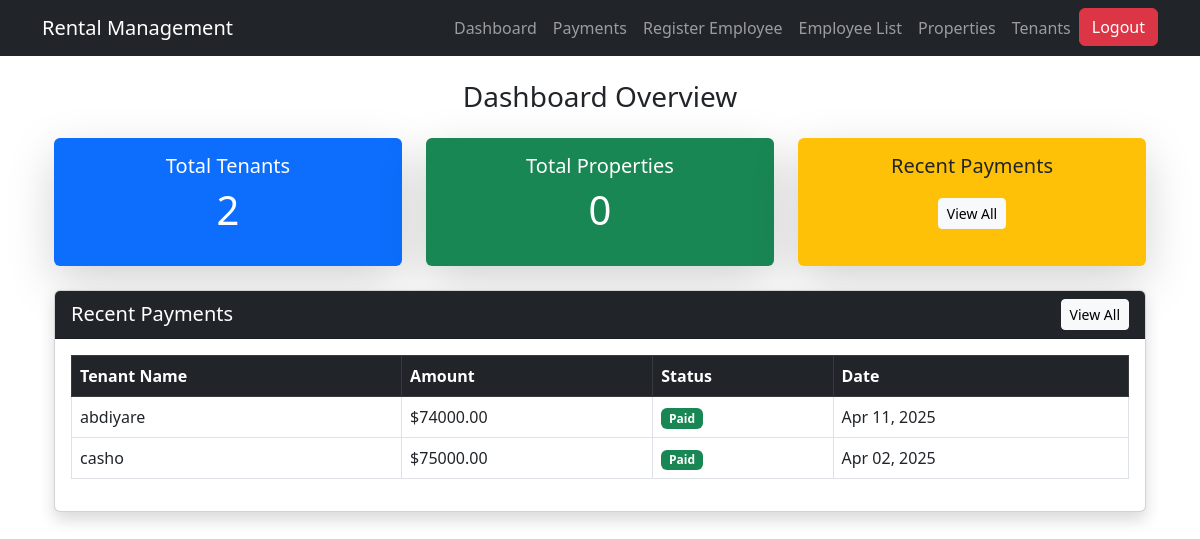
The app's page /dashboard/, older data.
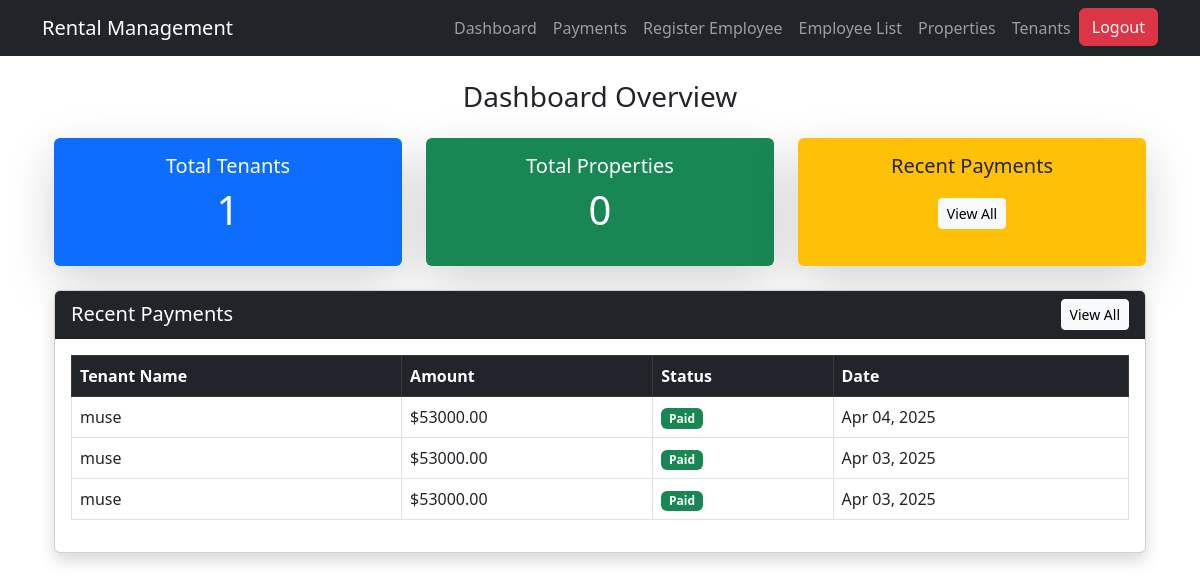
The same page, newer data.
### users/models.py (models this page shows, shortened)
class Payment(models.Model):
    tenant = models.ForeignKey(Tenant, on_delete=models.CASCADE)  # ✅ Fixed here
    payment_date = models.DateField()
    amount_paid = models.DecimalField(max_digits=10, decimal_places=2)
    receipt = models.FileField(upload_to="receipts/", blank=True, null=True)  # Add receipt upload field
    PAYMENT_METHODS = [
        ('M-Pesa', 'M-Pesa'),
        ('Bank', 'Bank Transfer'),
        ('Cash', 'Cash'),
    ]
    payment_method = models.CharField(max_length=10, choices=PAYMENT_METHODS)
    STATUS_CHOICES = [
        ('Paid', 'Paid'),
        ('Pending', 'Pending'),
        ('Overdue', 'Overdue'),
    ]
    status = models.CharField(max_length=10, choices=STATUS_CHOICES, default='Pending')

class Tenant(models.Model):
    name = models.CharField(max_length=255)
    email = models.EmailField(unique=True)
    phone = models.CharField(max_length=20)
    property_address = models.CharField(max_length=255)
    move_in_date = models.DateField()
    rent_amount = models.DecimalField(max_digits=10, decimal_places=2)
    id_document = models.FileField(upload_to='tenant_documents/', blank=True, null=True)

### users/views.py (the view)
# urls.py: path('dashboard/', dashboard, name='dashboard'),
def dashboard(request):
    total_tenants = Tenant.objects.count()
    total_properties = Property.objects.count()
    pending_payments = Payment.objects.filter(status="Pending").count()
    total_paid = Payment.objects.aggregate(total=Sum('amount_paid'))['total'] or 0
    recent_payments = Payment.objects.order_by('-payment_date')[:5]
    context = {
        'total_tenants': total_tenants,
        'total_properties': total_properties,
        'pending_payments': pending_payments,
        'total_paid': total_paid,
        'recent_payments': recent_payments,  # Make sure this is passed
    }
    return render(request, 'users/dashboard.html', context)

### users/templates/users/dashboard.html (shortened to what this page needs)
{% extends "users/base.html" %}
{% block content %}
<div class="container mt-4">
    <h3 class="text-center mb-4">Dashboard Overview</h3>
    <div class="row g-4 text-center">
        <div class="col-md-4">
            <div class="card shadow-lg border-0 bg-primary text-white">
                <div class="card-body">
                    <h5 class="card-title">Total Tenants</h5>
                    <p class="display-6">{{ total_tenants }}</p>
                </div>
            </div>
        </div>
        <div class="col-md-4">
            <div class="card shadow-lg border-0 bg-success text-white">
                <div class="card-body">
                    <h5 class="card-title">Total Properties</h5>
                    <p class="display-6">{{ total_properties }}</p>
                </div>
            </div>
        </div>
        <div class="col-md-4">
            <div class="card shadow-lg border-0 bg-warning text-dark">
                <div class="card-body">
                    <h5 class="card-title">Recent Payments</h5>
                    <p class="display-6">
                        <a href="{% url 'payment_list' %}" class="btn btn-light btn-sm">View All</a>
                    </p>
                </div>
            </div>
        </div>
    </div>
    <div class="card shadow mt-4">
        <div class="card-header bg-dark text-white d-flex justify-content-between align-items-center">
            <h5 class="mb-0">Recent Payments</h5>
            <a href="{% url 'payment_list' %}" class="btn btn-light btn-sm">View All</a>
        </div>
        <div class="card-body">
            <div class="table-responsive">
                <table class="table table-hover table-bordered">
                    <thead class="table-dark">
                        <tr>
                            <th>Tenant Name</th>
                            <th>Amount</th>
                            <th>Status</th>
                            <th>Date</th>
                        </tr>
                    </thead>
                    <tbody>
                        {% for payment in recent_payments %}
                        <tr>
                            <td>{{ payment.tenant.name }}</td>
                            <td>${{ payment.amount_paid }}</td>
                            <td>
                                {% if payment.status == "Paid" %}
                                    <span class="badge bg-success">Paid</span>
                                {% else %}
                                    <span class="badge bg-danger">Pending</span>
                                {% endif %}
                            </td>
                            <td>{{ payment.payment_date|date:"M d, Y" }}</td>
                        </tr>
                        {% empty %}
                        <tr>
                            <td colspan="4" class="text-center text-muted">No recent payments</td>
                        </tr>
                        {% endfor %}
                    </tbody>
                </table>
            </div>
        </div>
    </div>
</div>
{% endblock %}

Row changes from the older to the newer data that the page shows:
removed Payment: tenant.name "abdiyare", amount_paid "74000.00", status "Paid", payment_date "Apr 11, 2025"
removed Payment: tenant.name "casho", amount_paid "75000.00", status "Paid", payment_date "Apr 02, 2025"
added Payment: tenant.name "muse", amount_paid "53000.00", status "Paid", payment_date "Apr 04, 2025"
added Payment: tenant.name "muse", amount_paid "53000.00", status "Paid", payment_date "Apr 03, 2025"
added Payment: tenant.name "muse", amount_paid "53000.00", status "Paid", payment_date "Apr 03, 2025"
Text that changed along with them:
{{ total_tenants }}: "2" → "1"
